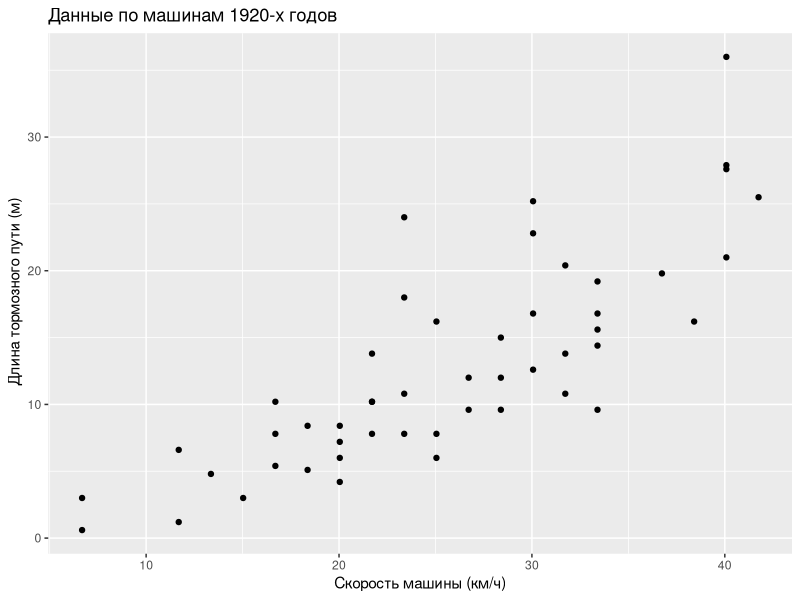
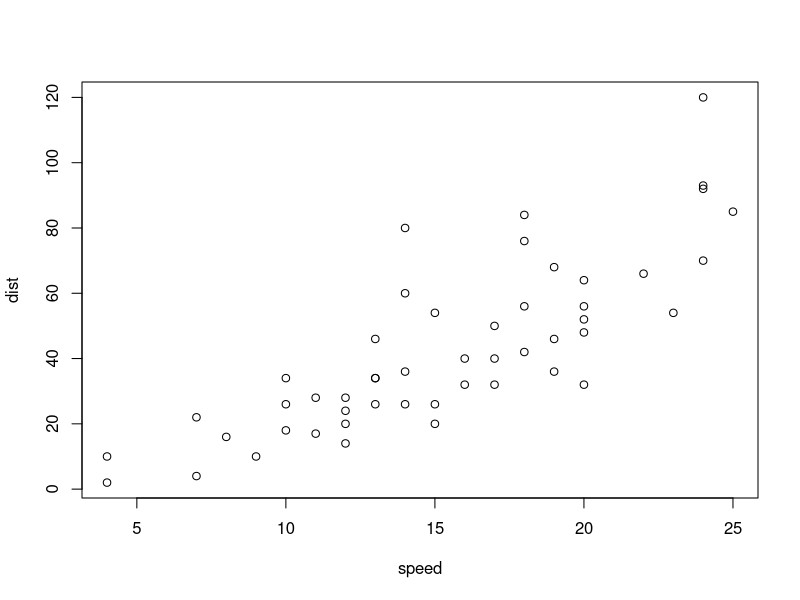

Reproduce these figures in R, in order.
## ---- chunk 1
library("knitr")
library("dplyr")
library("ggplot2")
d <- cars %>% mutate(dist=0.3*dist,speed=1.67*speed)
kable(head(d))
## ---- chunk 2
qplot(data=d, speed,dist,xlab="Скорость машины (км/ч)",ylab=" Длина тормозного пути (м)",main="Данные по машинам 1920-х годов")
## ---- chunk 3
summary(cars)
## ---- chunk 4
plot(cars)
